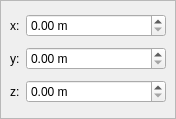
<?xml version="1.0" encoding="UTF-8"?>
<ui version="4.0">
 <class>PositionWidget</class>
 <widget class="QWidget" name="PositionWidget">
  <property name="geometry">
   <rect>
    <x>0</x>
    <y>0</y>
    <width>176</width>
    <height>119</height>
   </rect>
  </property>
  <property name="windowTitle">
   <string>Form</string>
  </property>
  <layout class="QVBoxLayout" name="verticalLayout">
   <property name="margin">
    <number>0</number>
   </property>
   <item>
    <widget class="QFrame" name="frame">
     <property name="frameShape">
      <enum>QFrame::StyledPanel</enum>
     </property>
     <property name="frameShadow">
      <enum>QFrame::Raised</enum>
     </property>
     <layout class="QGridLayout" name="gridLayout">
      <item row="0" column="0">
       <widget class="QLabel" name="label">
        <property name="sizePolicy">
         <sizepolicy hsizetype="Fixed" vsizetype="Preferred">
          <horstretch>0</horstretch>
          <verstretch>0</verstretch>
         </sizepolicy>
        </property>
        <property name="text">
         <string>x:</string>
        </property>
       </widget>
      </item>
      <item row="0" column="1">
       <widget class="QDoubleSpinBox" name="x">
        <property name="suffix">
         <string> m</string>
        </property>
       </widget>
      </item>
      <item row="1" column="0">
       <widget class="QLabel" name="label_2">
        <property name="text">
         <string>y:</string>
        </property>
       </widget>
      </item>
      <item row="1" column="1">
       <widget class="QDoubleSpinBox" name="y">
        <property name="suffix">
         <string> m</string>
        </property>
       </widget>
      </item>
      <item row="2" column="0">
       <widget class="QLabel" name="label_3">
        <property name="text">
         <string>z:</string>
        </property>
       </widget>
      </item>
      <item row="2" column="1">
       <widget class="QDoubleSpinBox" name="z">
        <property name="suffix">
         <string> m</string>
        </property>
       </widget>
      </item>
     </layout>
    </widget>
   </item>
  </layout>
 </widget>
 <resources/>
 <connections/>
</ui>
